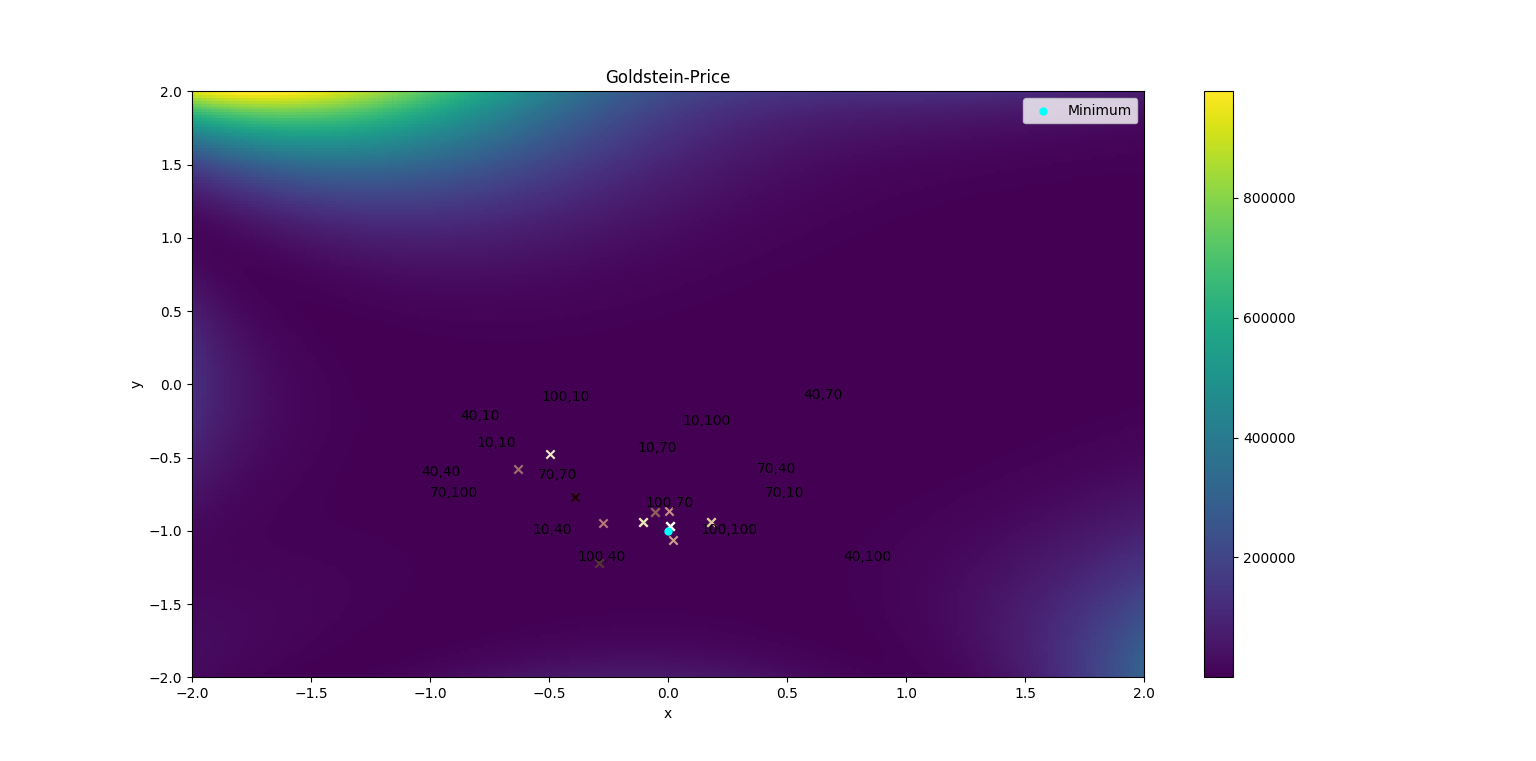

The Python source for this figure:
import numpy as np
import matplotlib.pyplot as plt
from matplotlib import cm 
from adjustText import adjust_text

def func(x, y):
    """
    returns the negative of the Goldstein-Price function
    """
    return -((1+((x+y+1)**2)*(19-14*x+3*x**2-14*y+6*x*y+3*y**2))*(30+((2*x-3*y)**2)*(18-32*x+12*x**2+48*y-36*x*y+27*y**2)))

# generate 2 2d grids for the x & y bounds
y, x = np.meshgrid(np.linspace(-2, 2, 200), np.linspace(-2, 2, 200))
#z as a function of x and y
z=((1+((x+y+1)**2)*(19-14*x+3*x**2-14*y+6*x*y+3*y**2))*(30+((2*x-3*y)**2)*(18-32*x+12*x**2+48*y-36*x*y+27*y**2)))
#z = (1+(x+y+1)**2*(19-14*x+3*x**2-14*y+6*x*y+3*y**2))*(30+(2*x-3*y)**2*(18-32*x+12*x**2+48*y-36*x*y+27*y**2))  


from bayes_opt import BayesianOptimization

# Bounded region of parameter space
pbounds = {'x': (-2, 2), 'y': (-2, 2)}

inits=np.arange(10,130,30)
iters=np.arange(10,130,30)

labels=[]

#inits=np.array([1,2])
#iters=np.array([1,2])
results={}
for i in inits:
    for j in iters:
        optimizer = BayesianOptimization(
        f=func,
        pbounds=pbounds,
        verbose=1, # verbose = 1 prints only when a maximum is observed, verbose = 0 is silent
        random_state=1,
        )

        optimizer.maximize(
            init_points=i,
            n_iter=j,
        )

        print(optimizer.max)
        
        results["%s,%s"%(i,j)]=[optimizer.max["params"]["x"],optimizer.max["params"]["y"]]
        labels.append(str(i)+","+str(j))

# x and y are bounds, so z should be the value *inside* those bounds.
# Therefore, remove the last value from the z array.
z = z[:-1, :-1]
z_min, z_max = z.min(), np.abs(z).max()

fig, ax = plt.subplots()

#c = ax.pcolormesh(x, y, z, cmap='RdBu', vmin=z_min, vmax=z_max)
c = ax.pcolormesh(x, y, z, vmin=z_min, vmax=z_max)
ax.set_title('Goldstein-Price')
# set the limits of the plot to the limits of the data
ax.axis([x.min(), x.max(), y.min(), y.max()])
fig.colorbar(c, ax=ax)

i=0
X=np.array([])
Y=np.array([])
colours = cm.pink(np.linspace(0, 1, len(results)))
for key, value in results.items():
    #plt.scatter(value[0],value[1],label=key,s=15,c=colours[i])
    plt.scatter(value[0],value[1],marker="x",c=colours[i])
    X=np.append(X,value[0])
    Y=np.append(Y,value[1])
    i+=1

texts = []
for i, txt in enumerate(labels):
    texts.append(plt.annotate(txt, xy=(X[i], Y[i]), xytext=(X[i],Y[i]+.3)))
    
adjust_text(texts)
"""
for i,txt in enumerate(labels):
    plt.annotate(txt,(X[i],Y[i]))
"""
plt.scatter(0,-1,color="cyan",label="Minimum",s=25)
plt.xlabel("x")
plt.ylabel("y")
plt.legend()
plt.show()
